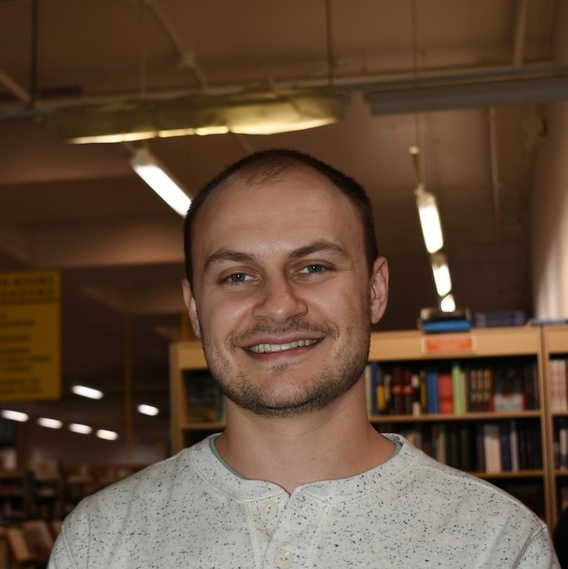
#> input picture images/jacob.jpeg, 568 x 569 px, shrunk from 763 x 764 before the run
$ jupyter execute make_cover_pic.ipynb
#> lines starting #> are read from the running program, lines starting #| are printed output that depends on the picture; after the words box and inside, x2 and y2 are one past the last pixel; in counts of white or black regions, pixels touching at a corner belong together
[cell 1]
import cv2
import matplotlib.pyplot as plt
import numpy as np

[cell 2]
# Load the image
image = plt.imread('images/jacob.jpeg')
#> image is the input picture: shape (569, 568, 3); mean R, G, B 99.1, 76.4, 58.6

[cell 3]
# Apply Gaussian blur with a 3x3 kernel
blurred_image = cv2.GaussianBlur(image, (3, 3), 0)

# Convert the image to LAB color space
lab_image = cv2.cvtColor(blurred_image, cv2.COLOR_BGR2Lab)
#> lab_image: shape (569, 568, 3); mean of channels 0, 1, 2 79.3, 128.6, 112.5

# Create a superpixel segmenter
slic = cv2.ximgproc.createSuperpixelSLIC(
    lab_image, algorithm=cv2.ximgproc.SLICO, region_size=30, ruler=5.0
)

# Perform the superpixel segmentation
slic.iterate(15)

# Get the labels of the superpixels
labels = slic.getLabels()
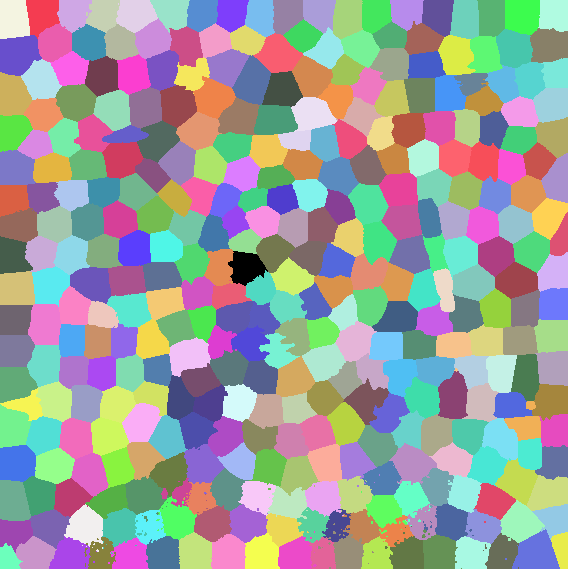
#> labels: shape (569, 568) int32; 352 distinct labels, from 0 to 351; one colour per label, 0 black

# Create an output image to store the interpolated result
superpixel_image = image.copy()

# Iterate through each unique label
for label in np.unique(labels):
    # Create a mask for the current label
    mask = (labels == label)

    # Calculate the average color of the superpixel
    average_color = np.mean(image[mask], axis=0)

    # Assign the average color to the output image
    superpixel_image[mask] = average_color
#> this loop made 352 passes
#> average_color on passes 1 to 3: [106, 75.37, 60.54], [61.32, 37.9, 21.07], [70.45, 43.92, 22.47]
#> pass 1, `mask = (labels == label)`:
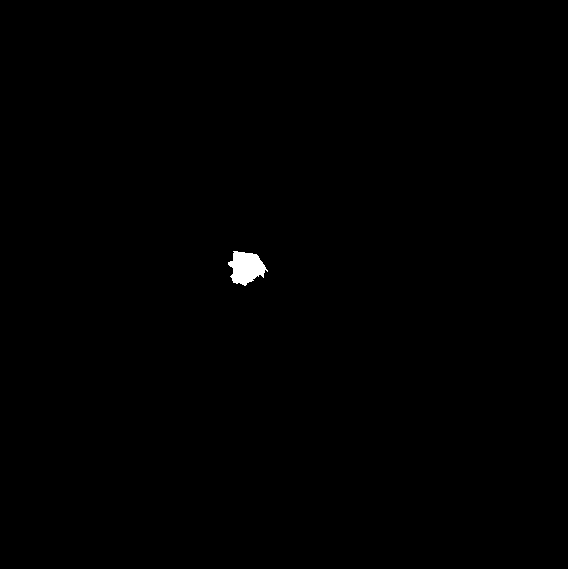
#> mask: shape (569, 568) bool; 0.28% white; 1 white region, box (x1, y1, x2, y2) and area: (228, 251, 268, 286) 895
#> pass 3, `mask = (labels == label)`:
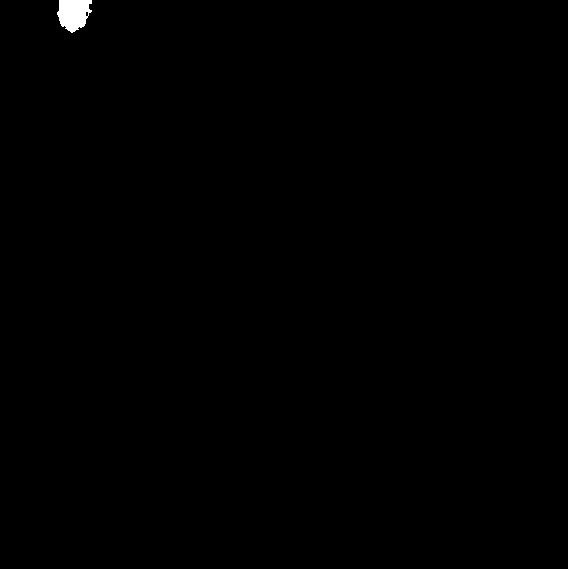
#> mask: shape (569, 568) bool; 0.26% white; 1 white region, box (x1, y1, x2, y2) and area: (57, 0, 92, 33) 844
#> after the loop:
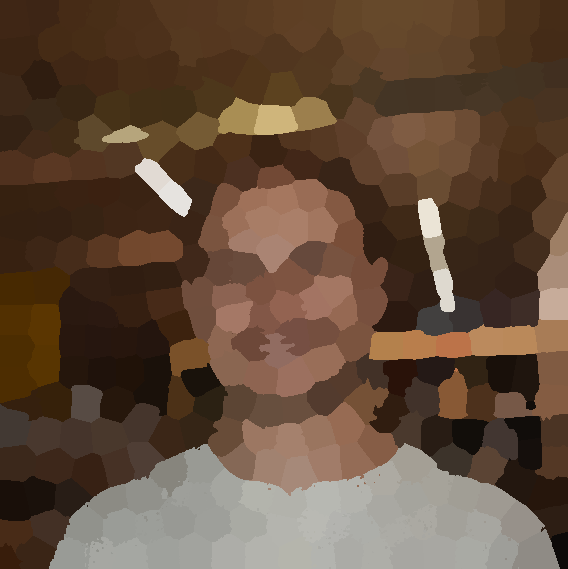
#> superpixel_image: shape (569, 568, 3); mean R, G, B 98.5, 75.9, 58.1

# Display the result
plt.imshow(superpixel_image)
plt.axis('off')
plt.show()

plt.imsave('images/jacob_superpixel.jpg', superpixel_image)

[cell 4]
tuple(average_color)
#> Out = (13.48, 10.76, 9.63)

[cell 5]
import cv2
import numpy as np
import matplotlib.pyplot as plt
from scipy.spatial import Delaunay


def triangulate_image(image_path, num_points=500, output_path="triangulated_image.jpg"):
    # Load the image
#> called with image_path = 'images/jacob.jpeg', num_points = 300, output_path = 'images/jacob_triangulated.jpg'
    image = cv2.imread(image_path)
    if image is None:
        raise FileNotFoundError("Image not found at the specified path.")

    # Convert to RGB for visualization
    image = cv2.cvtColor(image, cv2.COLOR_BGR2RGB)
    height, width, _ = image.shape
#> height = 569; width = 568

    # Generate random points across the image
    points = np.vstack(
        [
            np.random.randint(0, width, num_points),
            np.random.randint(0, height, num_points),
        ]
    ).T

    # Add image corners to ensure the entire image is triangulated
    corners = np.array(
        [[0, 0], [0, height - 1], [width - 1, 0], [width - 1, height - 1]]
    )
#> corners = [[0, 0], [0, 568], [567, 0], [567, 568]]
    points = np.vstack([points, corners])

    # Perform Delaunay triangulation
    delaunay = Delaunay(points)
    triangles = delaunay.simplices

    # Create an output image
    output_image = np.zeros_like(image)

    # Loop through each triangle
    for triangle in triangles:
        # Get the vertices of the triangle
        pts = points[triangle].astype(np.int32)

        # Create a mask for the triangle
        mask = np.zeros((height, width), dtype=np.uint8)
        cv2.fillPoly(mask, [pts], 1)

        # Find the average color within the triangle
        triangle_area = np.where(mask == 1)
        average_color = image[triangle_area].mean(axis=0).astype(np.uint8)


        # Fill the triangle in the output image
        cv2.fillPoly(output_image, [pts], color=tuple(map(int, average_color)))
#> this loop made 600 passes
#> average_color on passes 1 to 3: [60, 37, 14], [162, 162, 156], [115, 88, 66]
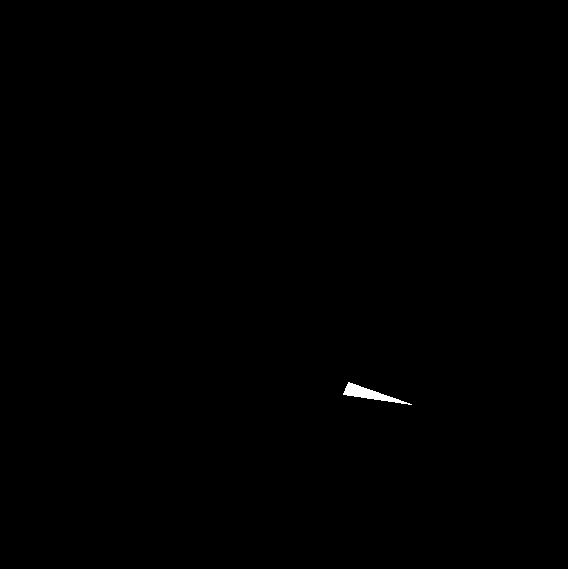
#> mask: shape (569, 568); values 0 (black) and 1 (white), 0.16% white; 1 white region, box (x1, y1, x2, y2) and area: (343, 382, 412, 405) 505
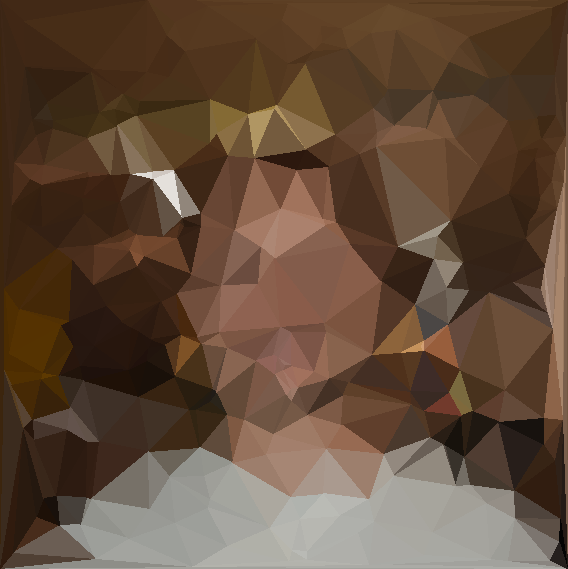
#> output_image: shape (569, 568, 3); mean R, G, B 98.4, 75.8, 58

    # Save the output
    cv2.imwrite(output_path, cv2.cvtColor(output_image, cv2.COLOR_RGB2BGR))

    # Display the original and processed images
    plt.figure(figsize=(10, 5))
    plt.subplot(1, 2, 1)
    plt.title("Original Image")
    plt.imshow(image)
    plt.axis("off")

    plt.subplot(1, 2, 2)
    plt.title("Triangulated Image")
    plt.imshow(output_image)
    plt.axis("off")

    plt.tight_layout()
    plt.show()


# Example usage
triangulate_image("images/jacob.jpeg", num_points=300, output_path="images/jacob_triangulated.jpg")

[cell 6]
sam = plt.imread('images/jacob_sam.png')
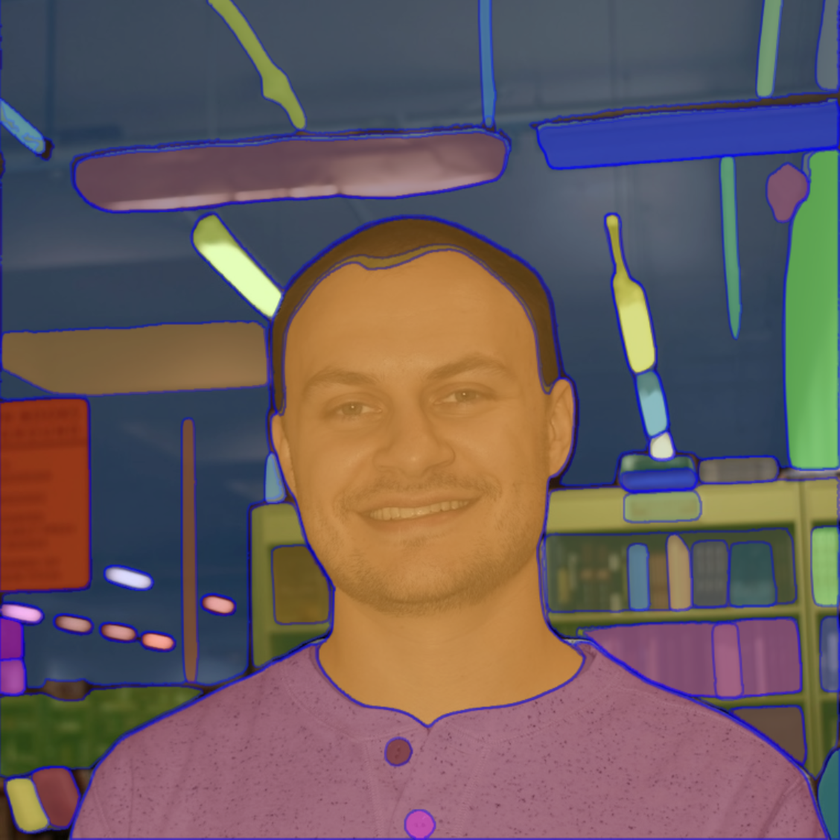
#> input picture images/jacob_sam.png, 840 x 840 px, shrunk from 1128 x 1128 before the run
#> sam is the input picture: shape (840, 840, 4) float32; mean R, G, B, A 0.415, 0.36, 0.365, 1
sam = sam[:, :, :3]
#> sam: shape (840, 840, 3) float32
plt.imshow(sam)

[cell 7]
import cv2
import numpy as np
import matplotlib.pyplot as plt


def pop_art_dithering(image_path, dot_size=10, output_path="pop_art_image.jpg"):
    """Create a pop art style dithering effect with big dots."""
#> called with image_path = 'images/jacob.jpeg', dot_size = 10, output_path = 'images/jacob_dithered.jpg'
    # Load the image
    image = cv2.imread(image_path)
    if image is None:
        raise FileNotFoundError("Image not found at the specified path.")

    # Convert to grayscale for intensity-based dot sizing
    gray_image = cv2.cvtColor(image, cv2.COLOR_BGR2GRAY)
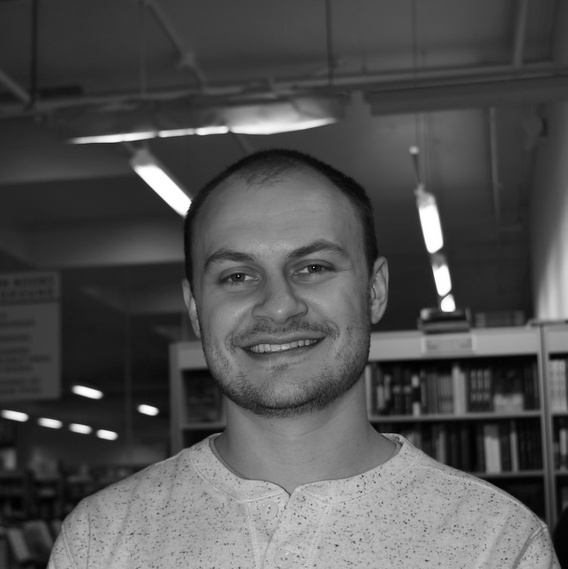
#> gray_image: shape (569, 568); min 0, max 255, mean 81.2
    h, w = gray_image.shape
#> h = 569; w = 568

    # Create a blank canvas for the output
    canvas = np.ones((h, w, 3), dtype=np.uint8) * 255  # White background

    # Iterate over the image in blocks of size `dot_size x dot_size`
    for y in range(0, h, dot_size):
        for x in range(0, w, dot_size):
            # Get the region's valid height and width
            block_height = min(dot_size, h - y)  # Ensure block fits within the image
            block_width = min(dot_size, w - x)

            # Get the average intensity of the current block
            block = gray_image[y : y + block_height, x : x + block_width]
            avg_intensity = block.mean()

            # Normalize intensity to determine dot radius (larger dots for darker areas)
            radius = int((1 - avg_intensity / 255) * (dot_size // 2))

            # Compute the center of the dot
            center = (x + block_width // 2, y + block_height // 2)

            # Draw the circle on the canvas
            color = tuple(
                image[y + block_height // 2, x + block_width // 2].tolist()
            )  # Use the original color
            cv2.circle(canvas, center, radius, color, -1)  # Filled circle
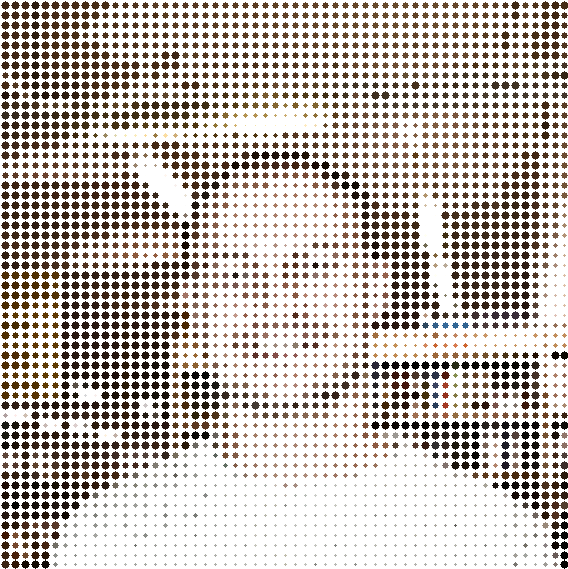
#> canvas: shape (569, 568, 3); mean B, G, R 189.1, 194.4, 201.2

    # Save the result
    cv2.imwrite(output_path, cv2.cvtColor(canvas, cv2.COLOR_RGB2BGR))
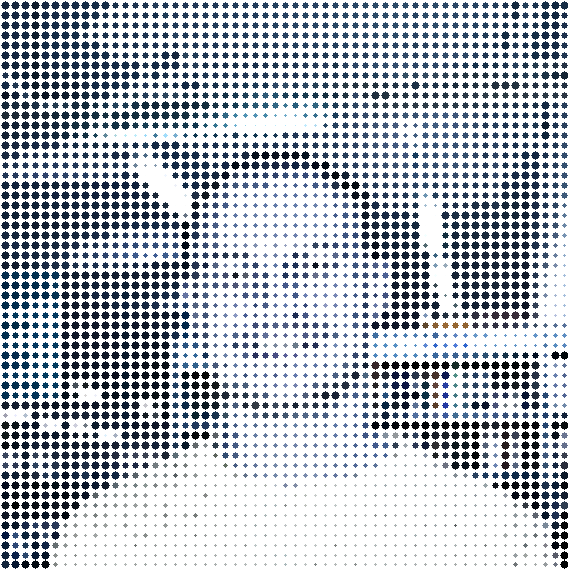
#> saved as jacob_dithered.jpg: shape (569, 568, 3); mean B, G, R 201.2, 194.4, 189.1

    # Display the original and processed images
    original_image = cv2.cvtColor(image, cv2.COLOR_BGR2RGB)
    canvas = cv2.cvtColor(canvas, cv2.COLOR_BGR2RGB)

    plt.figure(figsize=(10, 5))
    plt.subplot(1, 2, 1)
    plt.title("Original Image")
    plt.imshow(original_image)
    plt.axis("off")

    plt.subplot(1, 2, 2)
    plt.title("Pop Art Dithering")
    plt.imshow(canvas)
    plt.axis("off")

    plt.tight_layout()
    plt.show()


# Example usage
pop_art_dithering("images/jacob.jpeg", dot_size=10, output_path="images/jacob_dithered.jpg")
